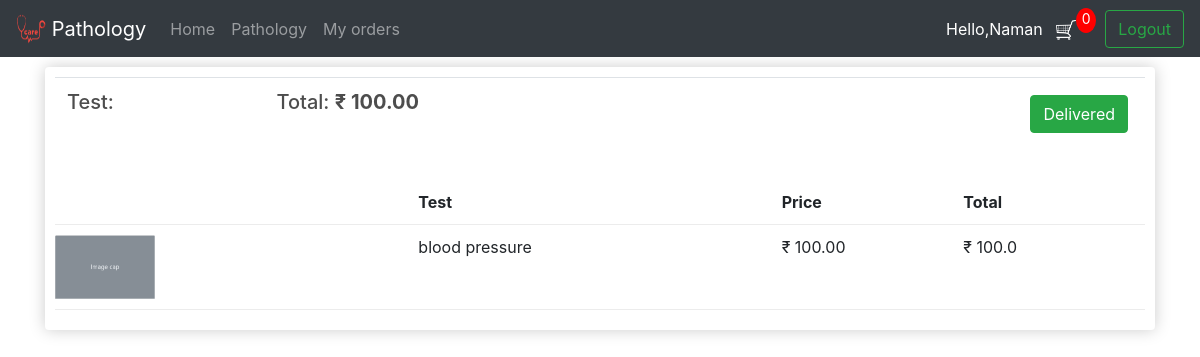
Page /pathalogy/itsmychoice/ (signed in) on the committed database.
### users/models.py (models this page shows, shortened)
class BookTest(models.Model):
    customer = models.ForeignKey(
        Patient, on_delete=models.SET_NULL, blank=True, null=True)
    date_ordered = models.DateTimeField(auto_now_add=True)
    complete = models.BooleanField(default=False, null=True, blank=False)
    delivered = models.BooleanField(default=False, null=True, blank=False)
    transaction_id = models.CharField(max_length=200, blank=True, null=True)
    @property
    def cartvalue(self):
        orderitems = self.tests_set.all()
        total = sum([item.get_total for item in orderitems])
        return total
    @property
    def get_tests_items(self):
        orderitems = self.tests_set.all()
        total = sum([item.quantity for item in orderitems])
        return total

class Tests(models.Model):
    product = models.ForeignKey(labtest, on_delete=models.SET_NULL, null=True)
    order = models.ForeignKey(
        BookTest, on_delete=models.SET_NULL, blank=True, null=True)
    quantity = models.IntegerField(default=0, null=True, blank=True)
    date_added = models.DateTimeField(auto_now=True)
    @property
    def get_total(self):
        total = self.product.price * self.quantity
        return total

class labtest(models.Model):
    Pathologist = models.ForeignKey(
        Pathologist, on_delete=models.SET_NULL, blank=True, null=True)
    name = models.CharField(max_length=100, null=True)
    image = models.ImageField(upload_to='products', null=True, blank=True)
    price = models.FloatField()
    available = models.IntegerField()
    cp = models.FloatField()

### users/views.py (the view)
# urls.py: path('pathalogy/itsmychoice/', views.itsmychoice, name='itsmychoice'),
def itsmychoice(request):
    if not request.user.is_authenticated:
        return redirect('loginUser')
    name = request.user.first_name
    groupname = str(request.user.groups.all()[0].name)
    customer = request.user.patient
    order, created = BookTest.objects.get_or_create(
        customer=customer, complete=False)
    ordercount = order.get_tests_items
    orders = BookTest.objects.filter(complete=True, customer=customer)
    items = []
    button = False
    customerinfo = False
    for ord in orders:
        it = ord.tests_set.all()
        for item in it:
            items.append(item)
    context = {
        'name': name,
        'groupname': groupname,
        'items': items,
        'myorders': orders,
        'ordercount': ordercount,
    }
    return render(request, 'pathology/itsmychoice.html', context)

### users/templates/pathology/itsmychoice.html (shortened to what this page needs)
{% extends 'pathology/navigationbar.html' %}
{% load static %}
{% block content %}
    <div class="row">
        {% for order in myorders %}
        <div class="col-lg-12">
            <div class="box-element">
                <table class="table">
                    <tr>
                        <th><h5>Test: <strong>{{order.get_cart_items}} </strong></h5></th>
                        <th><h5>Total: <strong>&#x20B9; {{order.cartvalue|floatformat:2}}</strong></h5></th>
                        {% if order.delivered %}
                        <th>
                            <a style="float: right; margin: 5px;" class="btn btn-success">Delivered</a>
                        </th>
                        {% endif %}
                    </tr>
                </table>
            <br>
                <div class="cart-row">
                    <div style="flex: 2"></div>
                    <div style="flex: 2"><strong>Test</strong></div>
                    <div style="flex: 1"><strong>Price</strong></div>
                    <div style="flex: 1"><strong>Total</strong></div>
                </div>
                {% for item in items %}
                {% if item.order == order %}
                <div class="cart-row">
                    <div style="flex: 2"><img class="row-image" src="{% static 'pharmacy/images/card.PNG' %}"></div>
                    <div style="flex: 2">{{item.product.name}}</div>
                    <div style="flex: 1">&#x20B9; {{item.product.price|floatformat:2}}</div>
                    <div style="flex: 1">&#x20B9; {{item.get_total}} </div>
                </div>
                {% endif %}
                {% endfor %}
            </div>
        </div>
        {% endfor %}
    </div>
{% endblock content %}

### users/templates/pathology/navigationbar.html (shortened to what this page needs)
{% load static %}
<!DOCTYPE html>
<html lang="en">
<head>
    <link rel="stylesheet" type="text/css" href="{% static 'pharmacy/css/main.css' %}">
    <link rel="stylesheet" href="https://cdn.jsdelivr.net/npm/bootstrap@4.5.3/dist/css/bootstrap.min.css">
</head>
<body>
    <nav class="navbar sticky-top navbar-expand-lg navbar-dark bg-dark">
        <a class="navbar-brand" href="{% url 'pathology' %}">
            <img src="{% static 'pharmacy/images/logo.png' %}" width="30" height="30" class="d-inline-block align-top" alt="" loading="lazy">
            Pathology
        </a>
        <div class="collapse navbar-collapse" id="navbarSupportedContent">
          <ul class="navbar-nav mr-auto">
            <li class="nav-item">
              <a class="nav-link" href="{% url 'home' %}">Home <span class="sr-only">(current)</span></a>
            </li>
            <li class="nav-item mr-auto">
                <li class="nav-item ">
                <a class="nav-link" href="{% url 'pathology' %}">Pathology</a>
                </li>
            </li>
            <li class="nav-item mr-auto">
              <li class="nav-item">
              <a class="nav-link" href="{% url 'itsmychoice' %}">My orders</a>
              </li>
          </li>
          </ul>
          <div class="form-inline my-2 my-lg-0">
              <a><font color="white">Hello,{{name}}</font> </a>&nbsp; &nbsp;
                  <a href="
                    {% if groupname == 'patient' %}
                        {% url 'tests' %}
                    {% endif %}
                  ">
                  <img src="{% static 'pharmacy/images/cart.png' %}" alt="" width="20" height="20">
              </a>
              <p id="cart-total">{{ordercount}}</p>&nbsp;&nbsp;
              <a href="{% url 'logoutUser' %}">
                <button class="btn btn-outline-success my-2 my-sm-0" type="submit">Logout</button>
              </a>
          </div>
        </div>
    </nav>
    <div class="container">
    {% block content %}
    {% endblock content %}
    </div>
</body>
</html>

### static/pharmacy/css/main.css (style rules this page uses)
body { background-color: hsl(0, 0%, 98%); }
h1,h2,h3,h4,h5,h6 { color:hsl(0, 0%, 30%); }
.box-element { box-shadow:hsl(0, 0%, 80%) 0 0 16px; background-color: #fff; border-radius: 4px; padding: 10px; }
.bg-dark { background-color: #4f868c!important; }
#cart-total { display: block; text-align: center; color:#fff; background-color: red; width: 20px; height: 25px; border-radius: 50%; font-size: 14px; }
.col-lg-4, .col-lg-6, .col-lg-8, .col-lg-12 { margin-top: 10px; }
.btn { border-radius: 0; }
.row-image { width: 100px; }
.cart-row { display: flex; align-items: flex-stretch; padding-bottom: 10px; margin-bottom: 10px; border-bottom: 1px solid #ececec; }

### rows in the picture
BookTest: cartvalue "100.00", delivered "Delivered"
Tests: product.name "blood pressure", product.price "100.00", get_total "100.0"

### other values in the picture
{{ name }} "Naman"
{{ ordercount }} "0"
